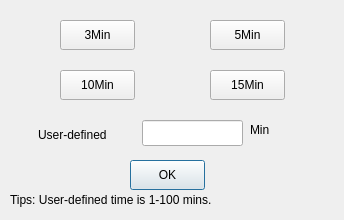
<?xml version="1.0" encoding="UTF-8"?>
<ui version="4.0">
 <class>SetTimerObj</class>
 <widget class="QDialog" name="SetTimerObj">
  <property name="geometry">
   <rect>
    <x>0</x>
    <y>0</y>
    <width>344</width>
    <height>220</height>
   </rect>
  </property>
  <property name="windowTitle">
   <string>Timer</string>
  </property>
  <property name="windowIcon">
   <iconset resource="qt200.qrc">
    <normaloff>:/resource/image/Title.png</normaloff>:/resource/image/Title.png</iconset>
  </property>
  <widget class="QLabel" name="lbCustomDate">
   <property name="geometry">
    <rect>
     <x>38</x>
     <y>125</y>
     <width>101</width>
     <height>20</height>
    </rect>
   </property>
   <property name="text">
    <string>User-defined</string>
   </property>
  </widget>
  <widget class="QLineEdit" name="leCustomDate">
   <property name="geometry">
    <rect>
     <x>142</x>
     <y>120</y>
     <width>101</width>
     <height>26</height>
    </rect>
   </property>
  </widget>
  <widget class="QPushButton" name="btnOK">
   <property name="geometry">
    <rect>
     <x>130</x>
     <y>160</y>
     <width>75</width>
     <height>30</height>
    </rect>
   </property>
   <property name="text">
    <string>OK</string>
   </property>
  </widget>
  <widget class="QPushButton" name="btn3Min">
   <property name="geometry">
    <rect>
     <x>60</x>
     <y>20</y>
     <width>75</width>
     <height>30</height>
    </rect>
   </property>
   <property name="text">
    <string>3Min</string>
   </property>
  </widget>
  <widget class="QPushButton" name="btn5Min">
   <property name="geometry">
    <rect>
     <x>210</x>
     <y>20</y>
     <width>75</width>
     <height>30</height>
    </rect>
   </property>
   <property name="text">
    <string>5Min</string>
   </property>
  </widget>
  <widget class="QPushButton" name="btn10Min">
   <property name="geometry">
    <rect>
     <x>60</x>
     <y>70</y>
     <width>75</width>
     <height>30</height>
    </rect>
   </property>
   <property name="text">
    <string>10Min</string>
   </property>
  </widget>
  <widget class="QPushButton" name="btn15Min">
   <property name="geometry">
    <rect>
     <x>210</x>
     <y>70</y>
     <width>75</width>
     <height>30</height>
    </rect>
   </property>
   <property name="text">
    <string>15Min</string>
   </property>
  </widget>
  <widget class="QLabel" name="lbSec">
   <property name="geometry">
    <rect>
     <x>250</x>
     <y>120</y>
     <width>31</width>
     <height>20</height>
    </rect>
   </property>
   <property name="text">
    <string>Min</string>
   </property>
  </widget>
  <widget class="QLabel" name="lbCustomDate_2">
   <property name="geometry">
    <rect>
     <x>10</x>
     <y>190</y>
     <width>331</width>
     <height>20</height>
    </rect>
   </property>
   <property name="text">
    <string>Tips: User-defined time is 1-100 mins.</string>
   </property>
  </widget>
 </widget>
 <tabstops>
  <tabstop>btn3Min</tabstop>
  <tabstop>btn5Min</tabstop>
  <tabstop>btn10Min</tabstop>
  <tabstop>btn15Min</tabstop>
  <tabstop>leCustomDate</tabstop>
  <tabstop>btnOK</tabstop>
 </tabstops>
 <resources>
  <include location="qt200.qrc"/>
 </resources>
 <connections/>
</ui>
